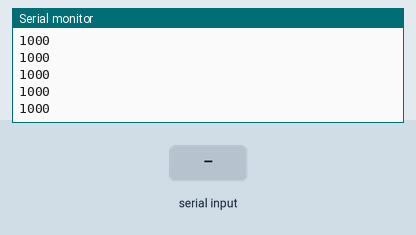
Simulated run of this program. Board: ATmega328P, built with avr-gcc and emulated at 16 MHz. Shown: the last lines printed to the serial monitor. The test bench sets the inputs (shaded band).

Above: at 1.2 s.
1.3 s: "1" received over Serial
At 1.44 s:
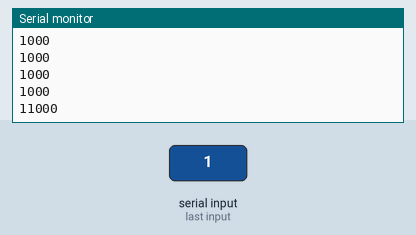
2.8 s: "0" received over Serial
At 2.91 s:
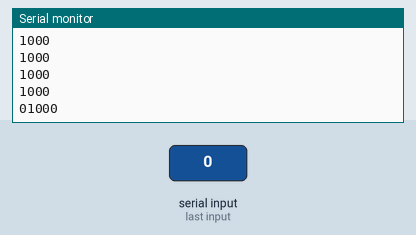
4.3 s: "2" received over Serial
At 4.45 s:
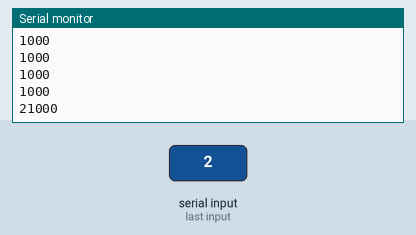
Timing chart, 0 to 7.3 s (numbered marks = the images above; inputs shaded):
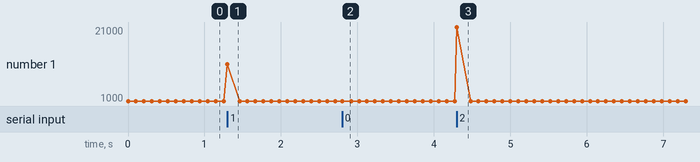

The program:

main.c
```c
/*
 * Seriell.c
 *
 * Created: 15.12.2022 15:36:27
 * Author : JoachimWagner
 */

#define F_CPU 16000000UL
#include <avr/io.h>
#include <avr/interrupt.h>
#include <util/delay.h>
#include "uart.h"
#define BAUD 9600
#define MYUBRR F_CPU/16/BAUD-1

#include <stdlib.h>


int main(void)
{
	uart_init(9600);
	sei();


    /* Replace with your application code */
    while (1)
    {
		uart_send_int(1000);
		uart_send_string_ln("");

		_delay_ms(100);
    }
}

ISR (USART_RX_vect) {
	char value = UDR0;
	UDR0 = value;
}
```

uart.c
```c
/*
 * uart.c
 *
 * Created: 15.12.2022 17:03:38
 *  Author: JoachimWagner
 */

#include "uart.h"

void uart_init(uint32_t baudrate){

		uint16_t MYUBRR = F_CPU/16/baudrate-1;

		UBRR0H = MYUBRR >> 8;
		UBRR0L = MYUBRR;

		// RX Datenempfang aktivieren TX Datensenden aktivieren (DDR nicht notwendig)
		UCSR0B |= (1 << RXEN0) | (1 << TXEN0);

		//Protokoll
		UCSR0C |= (1 << UCSZ01) | (1 << UCSZ00); // Set frame: 8data, 1 stp

		UCSR0B |= (1 << RXCIE0);                    // Enable reciever interrupt
}

inline void uart_send_char(char c){
	while ( !(UCSR0A & (1 << UDRE0)) )
	{

	}
	UDR0 = c;
}
void uart_send_string(char *message){
	while(*message)
		uart_send_char(*message ++);
}
void uart_send_string_ln(char *message){
	uart_send_string(message);
	uart_send_string("\r\n");
}
char uart_receive_char(){
	while ( !(UCSR0A & (1 << RXC0)) ){

	}
	return UDR0;
}

void uart_send_int(int16_t value) {
	char send_buffer[10];
	uart_send_string(itoa(value,send_buffer,10));
}
```

uart.h
```c
/*
 * uart.h
 *
 * Created: 15.12.2022 17:00:06
 *  Author: JoachimWagner
 */


#ifndef UART_H_
#define UART_H_

#include <avr/io.h>
#include <stdlib.h>

#define F_CPU 16000000UL

void uart_init(uint32_t baudrate);
inline void uart_send_char(char c);
void uart_send_string(char *message);
void uart_send_string_ln(char *message);
char uart_receive_char();
void uart_send_int(int16_t value);


#endif /* UART_H_ */
```

Measured:
- after the input at 1.3 s, the serial monitor: prints a new line at once (image 1)
- after the input at 2.8 s, the serial monitor: prints a new line at once (image 2)
- after the input at 4.3 s, the serial monitor: prints a new line at once (image 3)
